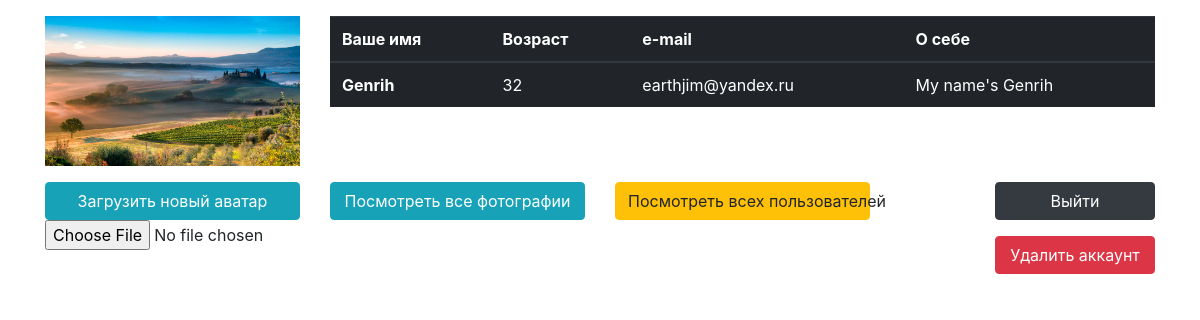
The page /profile (signed in) on the database its author committed.
### tables this page shows
CREATE TABLE `avatars` (
  `id` int(10) UNSIGNED NOT NULL,
  `user_id` int(10) UNSIGNED NOT NULL,
  `url` varchar(255) NOT NULL
);

CREATE TABLE `users` (
  `id` int(10) UNSIGNED NOT NULL,
  `name` char(255) NOT NULL,
  `email` char(255) NOT NULL,
  `pass` char(255) NOT NULL,
  `age` tinyint(3) UNSIGNED NOT NULL,
  `desc` text NOT NULL
);

### Core/View.php (called while the page is built, shortened)
<?php
class View
{
    public function render(string $tpl)
    {
        include $tpl;
        return ob_get_clean();
    }
}

### www/index.php (called while the page is built, shortened)
<?php
$app = new Core\Application();
$app->run();

### App/Models/User/userModel.php (called while the page is built, shortened)
<?php
class userModel
{
    private $_name;
    private $_email;
    private $_desc;
    private $_age;
    private $_image;
    public function getImage()
    {
        return $this->_image;
    }
    public function getName()
    {
        return $this->_name;
    }
    public function getEmail()
    {
        return $this->_email;
    }
    public function getDesc()
    {
        return $this->_desc;
    }
    public function getAge()
    {
        return $this->_age;
    }
    public function UserAction()
    {
        $db = \Core\Context::i()->getDb();
        $userId = $db->fetchOne("SELECT id FROM users WHERE email = :email and id = :id",
            __METHOD__,
            ['email' => $_SESSION['email'], 'id' => $_SESSION['id']]);
        $this->_id = $userId['id'];
        $user = $db->fetchAll("SELECT * FROM users WHERE id = :id",
            __METHOD__,
            ['id' => $this->_id]);
        $user = $user[0];
        $this->_name = $user['name'];
        $this->_email = $user['email'];
        $this->_age = $user['age'];
        $this->_desc = $user['desc'];
        $this->getAvatar($this->_id);
        return true;
    }
    public function getAvatar(int $id)
    {
        $db = \Core\Context::i()->getDb();
        $data = $db->fetchOne("SELECT url FROM avatars WHERE user_id = :user_id  ORDER BY id desc LIMIT 1",
            __METHOD__, ['user_id' => $id]);
        if ($data) {
            $this->_image = $data['url'];
            return true;
        }
        return false;
    }
}

### Core/DB.php (called while the page is built, shortened)
<?php
class DB
{
    private $_pdo;
    private function getConnection()
    {
        if (!$this->_pdo) {
            $this->_pdo = new \PDO('mysql:host=localhost;dbname=my-mvc', 'root', '');
        }
        return $this->_pdo;
    }
    public function fetchAll(string $query, $_method, array $params = [])
    {
        $t = microtime(1);
        $pdo = $this->getConnection();
        $prepared = $pdo->prepare($query);
        $ret = $prepared->execute($params);
        $data = $prepared->fetchAll(\PDO::FETCH_ASSOC);
        $affectedRows = $prepared->rowCount();
        return $data;
    }
    public function fetchOne(string $query, $_method, array $params = [])
    {
        $t = microtime(1);
        $pdo = $this->getConnection();
        $prepared = $pdo->prepare($query);
        $ret = $prepared->execute($params);
        $data = $prepared->fetchAll(\PDO::FETCH_ASSOC);
        $affectedRows = $prepared->rowCount();
        return reset($data);
    }
}

### App/Controller/User.php (called while the page is built, shortened)
<?php
class User extends \Core\Controller
{
    public function UserAction()
    {
        $model = new \App\Models\User\userModel();
        if (!$model->UserAction()) {
            session_destroy();
            header('Location: /index');
            return;
        }
    }
}

### App/Templates/User/user.phtml (the view, shortened to what this page needs)
<link rel="stylesheet" href="https://maxcdn.bootstrapcdn.com/bootstrap/4.0.0/css/bootstrap.min.css"
>
<div class="container mt-3">
    <div class="row">
        <div class="col-md-3">
            <div class="image" style="background-image: url('<?= $this->user->getImage(); ?>');"></div>
        </div>
        <div class="col-md-9">
            <table class="table table-hover table-dark">
                <thead>
                <tr>
                    <th scope="col">Ваше имя</th>
                    <th scope="col">Возраст</th>
                    <th scope="col">e-mail</th>
                    <th scope="col">О себе</th>
                </tr>
                </thead>
                <tbody>
                <tr>
                    <th scope="row"><?= $this->user->getName() ?></th>
                    <td><?= $this->user->getAge() ?></td>
                    <td><?= $this->user->getEmail() ?></td>
                    <td><?= $this->user->getDesc() ?></td>
                </tr>
                </tbody>
            </table>
        </div>
    </div>
</div>
<div class="container mt-3">
    <div class="row">
        <div class="col-md-3">
            <form action="/user/uploadAvatar" method="post" enctype="multipart/form-data">
                <input class="btn btn-info" type="submit" value="Загрузить новый аватар">
                <input type="file" name="avatar">
            </form>
        </div>
        <div class="col-md-3">
            <a class="btn btn-info" href="avatars">Посмотреть все фотографии</a>
        </div>
        <div class="col-md-3">
            <a class="btn btn-warning" href="listUsers">Посмотреть всех пользователей</a>
        </div>
        <div class="offset-1 col-md-2">
            <div class="row">
                <div class="col-md-12">
                    <form action="/user/exit" method="post">
                        <input class="btn btn-dark" type="submit" value="Выйти">
                    </form>
                </div>
                <div class="col-md-12">
                    <form action="/user/delite" method="post">
                        <input class="btn btn-danger" type="submit" value="Удалить аккаунт">
                    </form>
                </div>
            </div>
        </div>
    </div>
</div>

### App/Templates/User/user.phtml (style rules this page uses)
.btn { width: 100%; }
.image { height: 150px; width: 100%; background-position: center; background-size: cover; }

### rows shown on the page
avatars: url (picture)
users: name "Genrih", age "32", email "earthjim@yandex.ru", desc "My name's Genrih"
